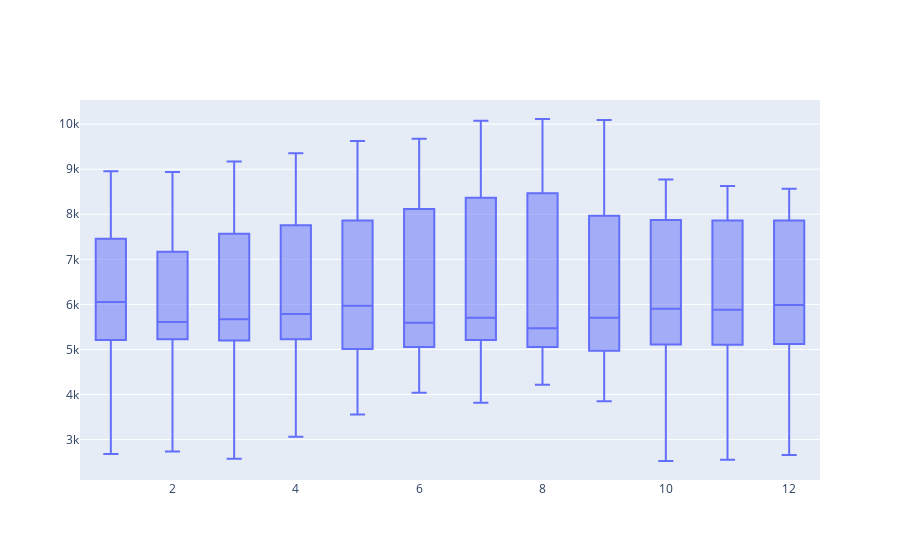

Here is the notebook cell this chart was saved with:
### Code cell
trace=go.Box(x=nifty_data['date'].dt.month,y=nifty_data['close'])
data=[trace]
offline.iplot(data)

### Figure 1 — Plotly figure (JSON) as saved in the notebook; plotly's stock layout.template omitted (floating-point values rounded to 4 significant figures; data arrays with more than 128 entries replaced by an {"elided": "..."} marker saying what was removed)
{"data": [{"type": "box", "x": {"elided": "2445 int values"}, "y": {"elided": "2445 float values"}}], "layout": {}}
